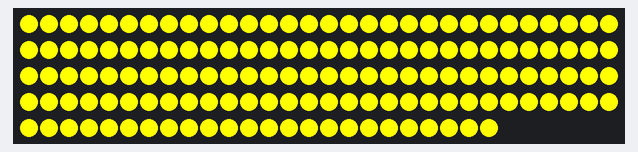
A sketch run on a simulated Arduino Uno, built with avr-gcc and run on an emulated ATmega328P. Parts: 144 RGB LEDs in strip order, left to right, continuing on the next row.

Above: at 0.1 s.

The sketch:

LEDS_Appart_Aanstuuren.ino
```cpp
#include <FastLED.h>

// Number of LEDs in your strip
#define NUM_LEDS 144

// Pin for controlling the LEDs
#define DATA_PIN 2

// Define the array of LEDs
CRGB leds[NUM_LEDS];

// Time scaling factors for each component (optional, can be removed if not used)
#define TIME_FACTOR_HUE 60
#define TIME_FACTOR_SAT 100
#define TIME_FACTOR_VAL 100

void setup() {
    Serial.begin(115200);

    // Initialize LEDs with RGBW configuration
    FastLED.addLeds<WS2812, DATA_PIN, GRB>(leds, NUM_LEDS).setRgbw(RgbwDefault());
    FastLED.setBrightness(255);  // Set global brightness to 50%

    // Set all LEDs to purple (mix of red and blue)
    for (int i = 0; i < NUM_LEDS; i++) {
        leds[i] = CRGB(255, 255, 0); // Rood , Blauw , Groen
    }
    FastLED.show();  // Update the LEDs
}

void loop() {
    // No changes needed in loop for static purple light
}
```
